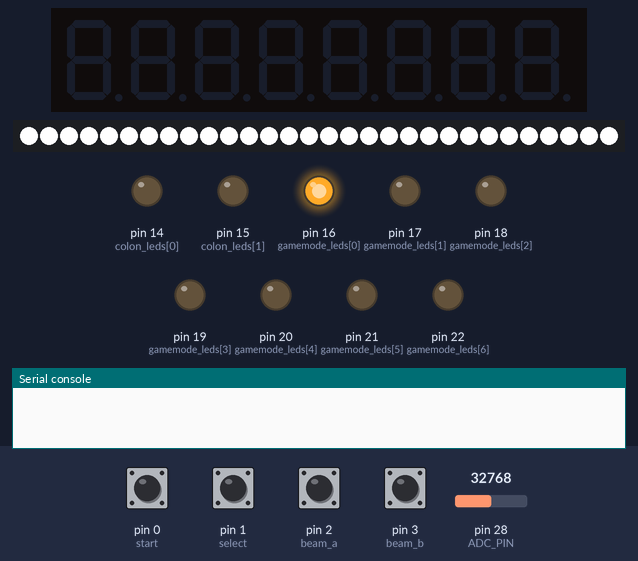
Recording of a program running on a simulated MicroPython board. On the bench: 8-digit seven-segment display, 30 RGB LEDs in strip order, left to right, output pins drawn as LEDs (lit = HIGH), the last lines printed to the serial console. The test bench sets the inputs (shaded band); at power-on: pin 0 (start), pin 1 (select), pin 2 (beam_a), pin 3 (beam_b) HIGH, pin 28 (ADC_PIN) = 32768 (analog values on the 0–65535 scale). Audio playback is drawn as a buzzer; library files of the repository ran but are not shown: neopixel.py; pins used as bus, display or sensor lines are not drawn.

Above: at 5.0 s.
5.1 s: pin 0 (start) pulled LOW for 0.15 s
At 5.9 s:
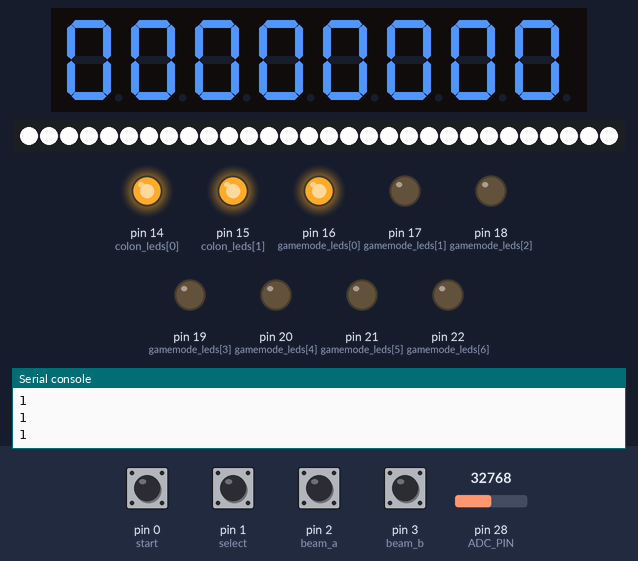
8.2 s: pin 2 (beam_a) pulled LOW for 0.15 s
At 8.26 s:
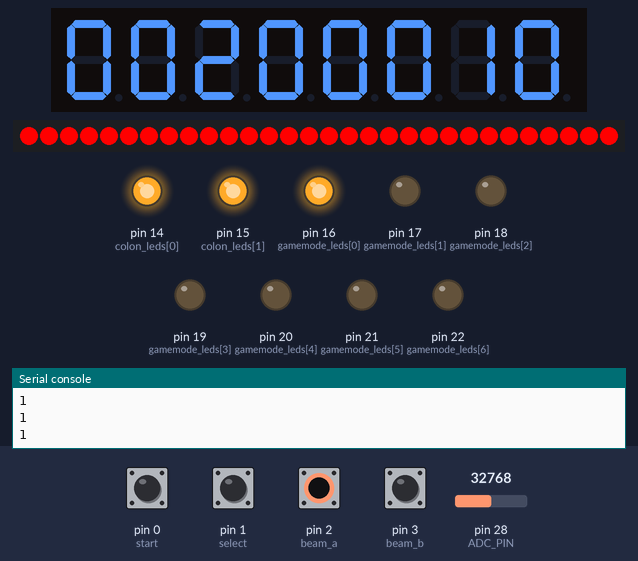
9.8 s: pin 3 (beam_b) pulled LOW for 0.15 s
At 10.7 s:
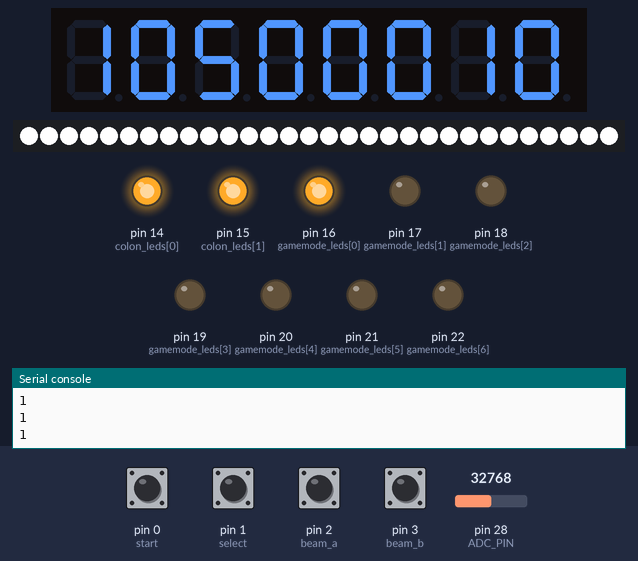
11.4 s: pin 2 (beam_a) pulled LOW for 1 s
At 12.1 s:
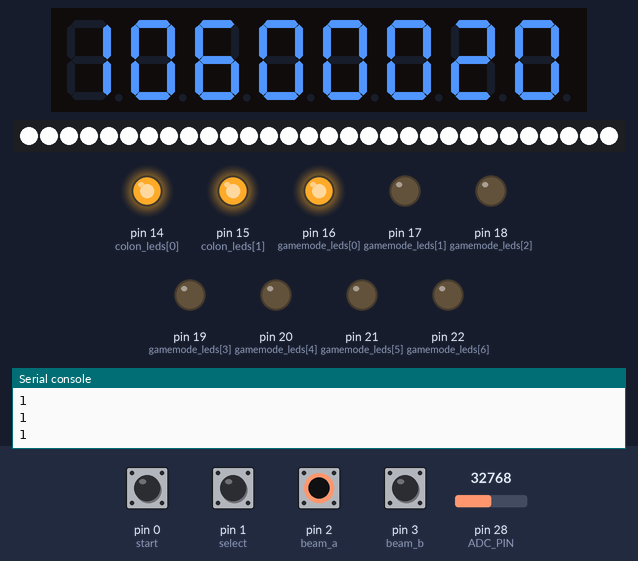
13.9 s: pin 3 (beam_b) pulled LOW for 1 s
At 15.1 s:
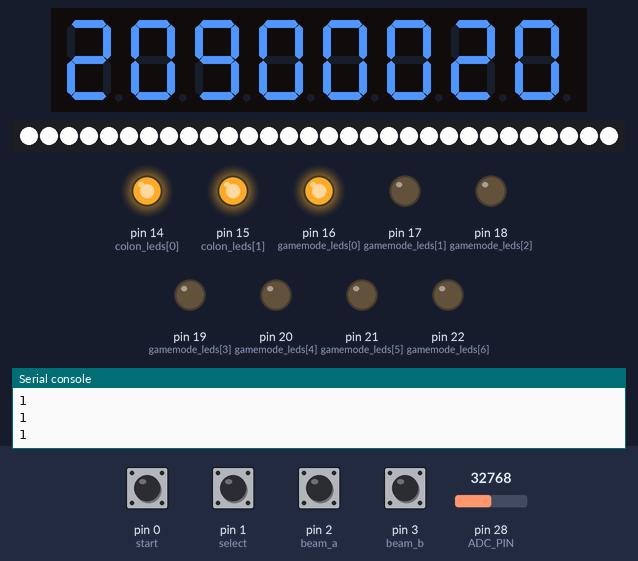
16.4 s: pin 0 (start) pulled LOW for 1 s
At 17.6 s:
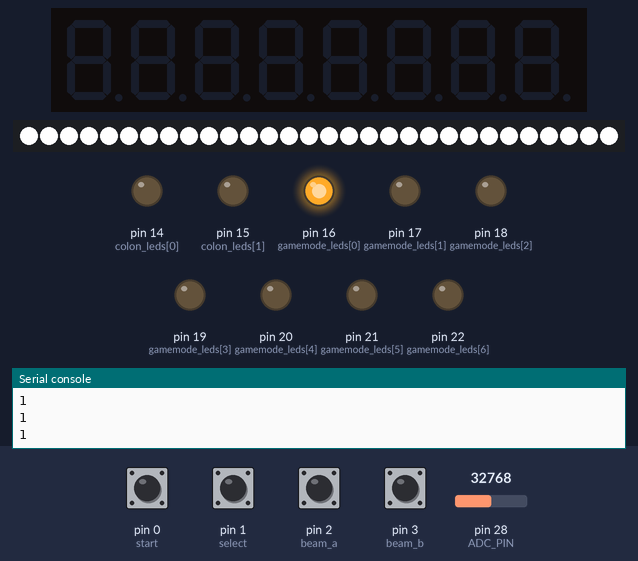
Timing chart, 0 to 19.4 s (numbered marks = the images above; inputs shaded):
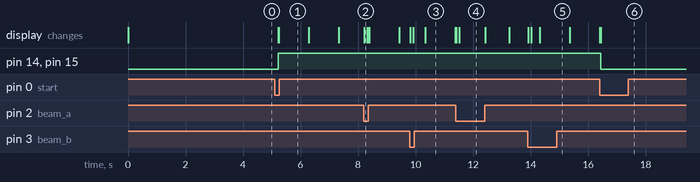

Measured:
- after the input at 5.1 s, pin 14 (colon_leds[0]), pin 15 (colon_leds[1]): LOW → HIGH after 0.13 s; the display: first changes after 0.13 s (image 1 shows a later state)
- after the input at 11.4 s, the display: first changes at once (image 4 shows a later state)
- after the input at 16.4 s, pin 14 (colon_leds[0]), pin 15 (colon_leds[1]): HIGH → LOW at once; the display: changes at once (image 6)

The program:

main.py
```python
from machine import UART, Pin
import time
import constants
import hardware
import game_logic
from neopixel import Neopixel


def main():
    #First initialize everything
    uart, spi, cs, adc, game_leds, colon_leds, beam_a, beam_b, start, select, busy_pin = hardware.init_hardware()
    hardware.init_scoreboard(cs, spi)
    game_logic.turnOffLEDs(cs, spi, colon_leds)
    # Init game state
    game = game_logic.GameState()

    #init pixels
    pixels = Neopixel(constants.NUM_PIXELS, constants.STATE_MACHINE, constants.PIXEL_PIN, constants.COLOR_PATTERN)

    #turn on lights
    pixels.fill((255, 255, 255))
    pixels.show()

    #turn on first indicator
    game_leds[0].value(1)
    for i in range(6):
        game_leds[i+1].value(0)
    colon_leds[0].value(0)
    colon_leds[1].value(0)


    time.sleep(1.5)
    volume = (adc.read_u16() * 31) // 65535
    hardware.uart_write(uart, constants.SET_VOLUME, 0x00, volume)
    game.current_volume = volume
    hardware.uart_write(uart, constants.PLAY_SONG, 0, 1)
    while(busy_pin.value()):
        #get flags
        flags = {
        'f_start' : hardware.f_start,
        'f_select' : hardware.f_select,
        'f_goalA' : hardware.f_goalA,
        'f_goalB' : hardware.f_goalB
        }
        if(flags['f_start']):
            break
    time.sleep(0.1)
    hardware.uart_write(uart, constants.SET_FOLDER, constants.SELECT_SOUNDS, 0x01)

    while True:
        #get flags
        flags = {
        'f_start' : hardware.f_start,
        'f_select' : hardware.f_select,
        'f_goalA' : hardware.f_goalA,
        'f_goalB' : hardware.f_goalB
        }

        if game.state == 'SELECT':
            game_logic.handle_select(game, cs, spi, adc, uart, flags, game_leds, colon_leds, start, select, pixels, busy_pin)
        elif game.state == 'GAME_RUNNING':
            game_logic.handle_game_running(game, cs, spi, uart, flags, adc, colon_leds, pixels, busy_pin)
        elif game.state == 'GAME_END':
            game_logic.handle_game_end(game, cs, spi, uart, colon_leds, flags, pixels, busy_pin)

        hardware.clear_flags()      # clear flags on each loop

        time.sleep_ms(10)  # loop timing


main()
```

constants.py
```python
#UART Pins
UART_RX = 13
UART_TX = 12
BUSY_PIN = 7

#LEDS BETWEEN TIME
LED_COLON = [14, 15]


#LEDs for indicating game mode
LED_GAMEMODE = [16, 17, 18, 19, 20, 21, 22]


#Button Pins
START_BTN  = 0
SELECT_BTN = 1

#ADC Pin for volume
ADC_PIN = 28

#SPI Pins for MAX7219
MOSI_PIN = 11
MISO_PIN = 8
SCLK_PIN = 10
CS_PIN   = 9

#Beam Break Sensors
BEAM_A = 2
BEAM_B = 3

#MAX7219 Registers
NO_OP = 0x00
DIG0 = 0x01
DIG1 = 0x02
DIG2 = 0x03
DIG3 = 0x04
DIG4 = 0x05
DIG5 = 0x06
DIG6 = 0x07
DIG7 = 0x08
DECODE_MODE = 0x09
INTENSITY = 0x0A
SCAN_LIMIT = 0x0B
SHUTDOWN = 0x0C
DISPLAY_TEST = 0x0F

#DFPlayer Constants
ENTER_STANDBY = 0x0A
NORMAL_OPERATION = 0x0B
PLAY_SONG = 0x03
SET_FOLDER = 0x0F
SET_VOLUME = 0x06
PAUSE = 0x0E
RESET = 0x0C

#Songs number
SELECT_SOUNDS =0x01
GAME_TO_3 = 0x01
GAME_TO_5 = 0x02
GAME_TO_7 = 0x03
TIME_3    = 0x04
TIME_5    = 0x05
TIME_7    = 0x06
FREE_PLAY = 0x07

GAME_SOUNDS = 0x02
HORN        = 0x01
END_GOAL    = 0x02

END_SOUNDS = 0x03
FINAL_TIME = 0x01
RED_WIN = 0x02
BLACK_WIN = 0x03
TIE = 0x04

#Pixels stuff
NUM_PIXELS = 30
STATE_MACHINE = 0
PIXEL_PIN = 6
COLOR_PATTERN = "GRB"
```

hardware.py
```python
from machine import Pin, SPI, I2C, ADC, Timer, UART
import time
import constants

f_start = False
f_select = False
f_goalA = False
f_goalB = False

#These are used to debounce the button and goal sensors
debounce_timer = Timer()


def spi_write(cs, spi, reg, data):
    cs.value(0)
    spi.write(bytearray([reg, data]))
    cs.value(1)

def uart_write(uart, cmd, param1=0, param2=1):
    msg = bytearray([
        0x7E, 0xFF, 0x06, cmd, 0x00,
        param1, param2,
        0x00, 0x00, 0xEF
    ])
    checksum = 0 - sum(msg[1:7]) & 0xFFFF
    msg[7] = (checksum >> 8) & 0xFF
    msg[8] = checksum & 0xFF
    uart.write(msg)


def init_UART():
    uart = UART(0, baudrate=9600, tx=Pin(constants.UART_TX), rx=Pin(constants.UART_RX))
    busy_pin = Pin(constants.BUSY_PIN, Pin.IN, Pin.PULL_UP)
    return uart, busy_pin

def init_SPI():
    sck= Pin(constants.SCLK_PIN)
    mosi = Pin(constants.MOSI_PIN)
    miso = Pin(constants.MISO_PIN)
    spi = SPI(1, baudrate = 400000, polarity = 0, phase = 0, firstbit=SPI.MSB, sck=sck, mosi=mosi, miso=miso)
    cs = Pin(constants.CS_PIN,mode = Pin.OUT, value = 1)
    return spi, cs

def init_ADC():
    adc = ADC(Pin(constants.ADC_PIN))
    return adc

def init_GameLEDs():
    gamemode_leds = [Pin(led, Pin.OUT) for led in constants.LED_GAMEMODE]
    return gamemode_leds

def init_TimeLEDs():
    colon_leds = [Pin(led, Pin.OUT) for led in constants.LED_COLON]
    return colon_leds

def init_BTNs():
    start  = Pin(constants.START_BTN, Pin.IN, Pin.PULL_UP)
    select = Pin(constants.SELECT_BTN, Pin.IN, Pin.PULL_UP)

    start.irq(trigger=Pin.IRQ_FALLING, handler=start_rst_handler)
    select.irq(trigger=Pin.IRQ_FALLING, handler=select_handler)
    return start, select

def init_beams():
    beam_a = Pin(constants.BEAM_A, Pin.IN, Pin.PULL_UP)   # Goal detection
    beam_b = Pin(constants.BEAM_B, Pin.IN, Pin.PULL_UP)

    beam_a.irq(trigger=Pin.IRQ_FALLING, handler=beam_a_handler)
    beam_b.irq(trigger=Pin.IRQ_FALLING, handler=beam_b_handler)
    return beam_a, beam_b


#collect all the objects i need in main and return in 1 package
def init_hardware():
    uart, busy_pin = init_UART()
    spi, cs = init_SPI()
    adc = init_ADC()
    game_leds = init_GameLEDs()
    colon_leds = init_TimeLEDs()
    beam_a, beam_b = init_beams()
    start, select = init_BTNs()

    return uart, spi, cs, adc, game_leds, colon_leds, beam_a, beam_b, start, select, busy_pin

def init_scoreboard(cs, spi):
    # Initialize MAX7219
    spi_write(cs, spi, constants.DISPLAY_TEST, 0x00)  # Display test off
    spi_write(cs, spi, constants.SHUTDOWN, 0x01)  # Shutdown register: normal operation
    spi_write(cs, spi, constants.DECODE_MODE, 0xFF)  # Decode mode: BCD for all digits
    spi_write(cs, spi, constants.INTENSITY, 0x0F)  # Intensity: max
    spi_write(cs, spi, constants.SCAN_LIMIT, 0x07)  # display all digits


#helpful things for hardware
def turnLEDsOff(cs, spi):
    spi_write(cs, spi, constants.SHUTDOWN, 0x0)

def turnLEDsOn(cs, spi):
    spi_write(cs, spi, constants.SHUTDOWN, 0x1)


#ISR Handlers
    #START BUTTON
def start_rst_handler(pin):
    debounce_timer.init(mode=Timer.ONE_SHOT, period=30, callback=lambda t: start_debounced(pin))

def start_debounced(pin):
    debounce_timer.deinit()
    if not pin.value():  # check that it's still pressed
        global f_start
        f_start = True

    #SELECT BUTTON
def select_handler(pin):
    debounce_timer.init(mode=Timer.ONE_SHOT, period=30, callback=lambda t: select_debounced(pin))

def select_debounced(pin):
    debounce_timer.deinit()
    if not pin.value():  # check that it's still pressed
        global f_select
        f_select = True

def beam_a_handler(pin):
    debounce_timer.init(mode=Timer.ONE_SHOT, period=10, callback=lambda t: beam_a_debounced(pin))

def beam_a_debounced(pin):
    debounce_timer.deinit()
    if not pin.value():
        global f_goalA
        f_goalA = True

def beam_b_handler(pin):
    debounce_timer.init(mode=Timer.ONE_SHOT, period=10, callback=lambda t: beam_b_debounced(pin))

def beam_b_debounced(pin):
    debounce_timer.deinit()
    if not pin.value():
        global f_goalB
        f_goalB = True

def clear_flags():
    global f_start, f_select, f_goalA, f_goalB
    f_start = False
    f_select = False
    f_goalA = False
    f_goalB = False
```

game_logic.py
```python
# game_logic.py is like the datapath and handles all the logic for each state
import time
from machine import Pin, SPI, I2C, ADC, Timer
import constants
import hardware
from neopixel import Neopixel


GAME_OPTIONS = [
    {'mode': 'SCORE', 'target_score': 3},
    {'mode': 'SCORE', 'target_score': 5},
    {'mode': 'SCORE', 'target_score': 7},
    {'mode': 'TIMER', 'target_time': 180},
    {'mode': 'TIMER', 'target_time': 300},
    {'mode': 'TIMER', 'target_time': 420},
    {'mode': 'FREEPLAY', 'target_time': 0}
]

class GameState:
    def __init__(self):
        self.state = 'SELECT'
        self.mode_num = 0
        self.mode = 'SCORE'         # or timer
        self.target_score = 3
        self.score_a = 0
        self.score_b = 0
        self.target_time = 300      # in seconds, so 5 mins
        self.update_time = time.ticks_ms()
        self.start_time = time.ticks_ms()
        self.current_volume = 30
        self.red_state = False


def handle_select(game, cs, spi, adc, uart, flags, game_leds, colon_leds, start, select, pixels, busy_pin):
    # read potentiometer for char and map to 0-30 for volume
    volume = (adc.read_u16() * 31) // 65535
    if volume != game.current_volume:
        hardware.uart_write(uart, constants.SET_VOLUME, 0x00, volume)
        game.current_volume = volume

    if(flags['f_start']):
        game.state='GAME_RUNNING'
        game.start_time = time.ticks_ms()
        #turn on display
        setScore(cs, spi, 'A', 0)
        setScore(cs, spi, 'B', 0)
        for i in range(2):
            colon_leds[i].value(1)
        flags['f_start'] = False

    if(flags['f_select']):
        pixels.fill((255, 255, 255))
        pixels.show()
        game.mode_num = (game.mode_num + 1)%(len(GAME_OPTIONS))
        game.mode = GAME_OPTIONS[game.mode_num]['mode']
        if(game.mode_num < 3):
            game.target_score = GAME_OPTIONS[game.mode_num]['target_score']
        else:
            game.target_time = GAME_OPTIONS[game.mode_num]['target_time']
        for i in range(len(GAME_OPTIONS)):
            if(i == game.mode_num):
                game_leds[i].value(1)
            else:
                game_leds[i].value(0)
        hardware.uart_write(uart, constants.SET_FOLDER, constants.SELECT_SOUNDS, game.mode_num + 1)
        flags['f_select'] = False
    pass

def handle_game_running(game, cs, spi, uart, flags, adc, colon_leds, pixels, busy_pin):
    # read potentiometer for char and map to 0-3 for volume
    volume = (adc.read_u16() * 31) // 65535
    if volume != game.current_volume:
        hardware.uart_write(uart, constants.SET_VOLUME, 0x00, volume)
        game.current_volume = volume

    print(busy_pin.value())
    if(flags['f_start']):
        game.state = 'SELECT'
        turnOffLEDs(cs, spi, colon_leds)
        game.score_a = 0
        game.score_b = 0
        return

    if(flags['f_goalA']):
        game.score_a += 1
        #Send to max to update
        setScore(cs, spi, 'A', game.score_a)
        if game.mode == 'SCORE' and game.score_a >= game.target_score:
            hardware.uart_write(uart, constants.SET_FOLDER, constants.GAME_SOUNDS, constants.END_GOAL)
        else:
            hardware.uart_write(uart, constants.SET_FOLDER, constants.GAME_SOUNDS, constants.HORN)
        pixels.fill((255, 0, 0))
        pixels.show()
        game.red_state = True
        time.sleep(0.1)

    if(flags['f_goalB']):
        game.score_b += 1
        setScore(cs, spi, 'B', game.score_b)
        if game.mode == 'SCORE' and game.score_b >= game.target_score:
            hardware.uart_write(uart, constants.SET_FOLDER, constants.GAME_SOUNDS, constants.END_GOAL)
        else:
            hardware.uart_write(uart, constants.SET_FOLDER, constants.GAME_SOUNDS, constants.HORN)
        pixels.fill((255, 0, 0))
        pixels.show()
        game.red_state = True
        time.sleep(0.1)

    #turn off red LED if needed
    if game.red_state and busy_pin.value():
        pixels.fill((255, 255, 255))
        pixels.show()
        game.red_state = False

    if (time.ticks_diff(time.ticks_ms(), game.update_time) > 200):
        minutes, seconds = get_game_time(game)
        setClock(cs, spi, minutes, seconds)
        game.update_time = time.ticks_ms()

    # if timer or score limit: change to 'GAME_END'
    if game.mode == 'SCORE':
        if game.score_a >= game.target_score or game.score_b >= game.target_score:
            game.state = 'GAME_END'
            time.sleep(0.1)
            while not busy_pin.value():
                continue
            time.sleep(0.1)
            if game.score_a > game.score_b:
                hardware.uart_write(uart, constants.SET_FOLDER, constants.END_SOUNDS, constants.RED_WIN)
            elif game.score_a < game.score_b:
                hardware.uart_write(uart, constants.SET_FOLDER, constants.END_SOUNDS, constants.BLACK_WIN)
            else:
                hardware.uart_write(uart, constants.SET_FOLDER, constants.END_SOUNDS, constants.TIE)

    elif game.mode == 'TIMER':
        elapsed = time.ticks_diff(time.ticks_ms(), game.start_time) // 1000
        if elapsed >= game.target_time:
            hardware.uart_write(uart, constants.SET_FOLDER, constants.END_SOUNDS, constants.FINAL_TIME)
            setClock(cs, spi, 0, 0)
            game.state = 'GAME_END'
                #check if audio is busy
            time.sleep(0.1)
            while not busy_pin.value():
                continue
            time.sleep(0.1)
            if game.score_a > game.score_b:
                hardware.uart_write(uart, constants.SET_FOLDER, constants.END_SOUNDS, constants.RED_WIN)
            elif game.score_a < game.score_b:
                hardware.uart_write(uart, constants.SET_FOLDER, constants.END_SOUNDS, constants.BLACK_WIN)
            else:
                hardware.uart_write(uart, constants.SET_FOLDER, constants.END_SOUNDS, constants.TIE)

    pass


def handle_game_end(game, cs, spi, uart, colon_leds, flags, pixels, busy_pin):

    if(flags['f_start']):
        game.state = 'SELECT'
        turnOffLEDs(cs, spi, colon_leds)
        pixels.fill((255, 255, 255))
        pixels.show()
        game.red_state = False

        game.score_a = 0
        game.score_b = 0
        hardware.uart_write(uart, constants.SET_FOLDER, constants.SELECT_SOUNDS, game.mode_num + 1)

    pass

def get_game_time(game):
    elapsed = time.ticks_diff(time.ticks_ms(), game.start_time) // 1000  # in seconds

    if game.mode == 'TIMER':
        remaining = max(0, game.target_time - elapsed)
        minutes = remaining // 60
        seconds = remaining % 60
        return minutes, seconds
    else:
        # Just show elapsed time in SCORE mode
        minutes = elapsed // 60
        seconds = elapsed % 60
        return minutes, seconds

def setScore(cs, spi, team, score):
    if(team == 'A'):
        hardware.spi_write(cs, spi, constants.DIG0, (int)(score/10))
        hardware.spi_write(cs, spi, constants.DIG1, (score%10))
    else:
        hardware.spi_write(cs, spi, constants.DIG6, (int)(score/10))
        hardware.spi_write(cs, spi, constants.DIG7, (score%10))

def setClock(cs, spi, minutes, seconds):
    hardware.spi_write(cs, spi, constants.DIG2, (int)(minutes/10))
    hardware.spi_write(cs, spi, constants.DIG3, minutes%10)
    hardware.spi_write(cs, spi, constants.DIG4, (int)(seconds/10))
    hardware.spi_write(cs, spi, constants.DIG5, seconds%10)

def turnOffLEDs(cs, spi, colon_leds):
    hardware.spi_write(cs, spi, constants.DIG0, 0x0F)
    hardware.spi_write(cs, spi, constants.DIG1, 0x0F)
    hardware.spi_write(cs, spi, constants.DIG2, 0x0F)
    hardware.spi_write(cs, spi, constants.DIG3, 0x0F)
    hardware.spi_write(cs, spi, constants.DIG4, 0x0F)
    hardware.spi_write(cs, spi, constants.DIG5, 0x0F)
    hardware.spi_write(cs, spi, constants.DIG6, 0x0F)
    hardware.spi_write(cs, spi, constants.DIG7, 0x0F)
    for i in range(2):
        colon_leds[i].value(0)
```
